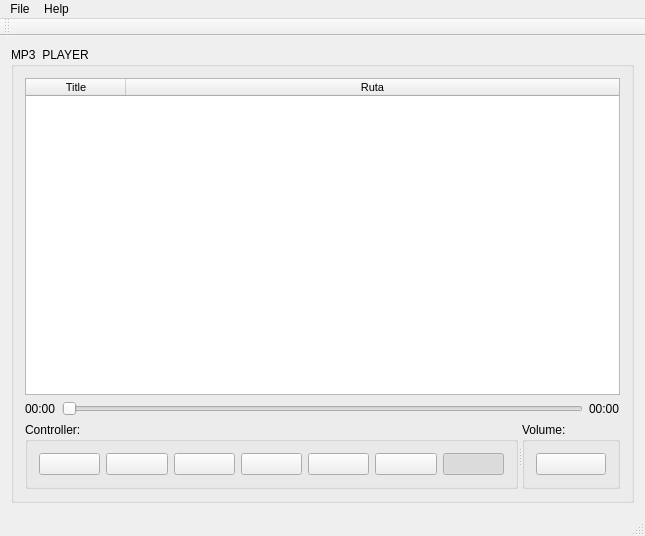
<?xml version="1.0" encoding="UTF-8"?>
<ui version="4.0">
 <class>MainWindow</class>
 <widget class="QMainWindow" name="MainWindow">
  <property name="geometry">
   <rect>
    <x>0</x>
    <y>0</y>
    <width>645</width>
    <height>536</height>
   </rect>
  </property>
  <property name="windowTitle">
   <string>MP3 Player - by shell0 v.1</string>
  </property>
  <property name="windowIcon">
   <iconset resource="resources.qrc">
    <normaloff>:/Icons/icons/Audio Wave-24.png</normaloff>:/Icons/icons/Audio Wave-24.png</iconset>
  </property>
  <widget class="QWidget" name="centralWidget">
   <layout class="QVBoxLayout" name="verticalLayout">
    <item>
     <widget class="QGroupBox" name="groupBox">
      <property name="title">
       <string>MP3  PLAYER</string>
      </property>
      <layout class="QVBoxLayout" name="verticalLayout_2">
       <item>
        <widget class="QTableWidget" name="TablePlayList">
         <property name="font">
          <font>
           <pointsize>8</pointsize>
          </font>
         </property>
         <property name="contextMenuPolicy">
          <enum>Qt::ActionsContextMenu</enum>
         </property>
         <property name="sizeAdjustPolicy">
          <enum>QAbstractScrollArea::AdjustToContents</enum>
         </property>
         <property name="dragDropMode">
          <enum>QAbstractItemView::DragDrop</enum>
         </property>
         <property name="alternatingRowColors">
          <bool>true</bool>
         </property>
         <property name="selectionMode">
          <enum>QAbstractItemView::SingleSelection</enum>
         </property>
         <property name="selectionBehavior">
          <enum>QAbstractItemView::SelectRows</enum>
         </property>
         <property name="gridStyle">
          <enum>Qt::SolidLine</enum>
         </property>
         <property name="sortingEnabled">
          <bool>true</bool>
         </property>
         <property name="wordWrap">
          <bool>true</bool>
         </property>
         <property name="cornerButtonEnabled">
          <bool>false</bool>
         </property>
         <property name="rowCount">
          <number>0</number>
         </property>
         <property name="columnCount">
          <number>2</number>
         </property>
         <attribute name="horizontalHeaderStretchLastSection">
          <bool>true</bool>
         </attribute>
         <column>
          <property name="text">
           <string>Title</string>
          </property>
         </column>
         <column>
          <property name="text">
           <string>Ruta</string>
          </property>
         </column>
        </widget>
       </item>
       <item>
        <layout class="QHBoxLayout" name="horizontalLayout_3">
         <item>
          <widget class="QLabel" name="lblTimeElsp">
           <property name="text">
            <string>00:00</string>
           </property>
          </widget>
         </item>
         <item>
          <widget class="QSlider" name="SeekSlider">
           <property name="maximum">
            <number>100</number>
           </property>
           <property name="orientation">
            <enum>Qt::Horizontal</enum>
           </property>
          </widget>
         </item>
         <item>
          <widget class="QLabel" name="lblTimeRemaining">
           <property name="text">
            <string>00:00</string>
           </property>
          </widget>
         </item>
        </layout>
       </item>
       <item>
        <widget class="QSplitter" name="splitter">
         <property name="orientation">
          <enum>Qt::Horizontal</enum>
         </property>
         <widget class="QGroupBox" name="groupBox_3">
          <property name="title">
           <string>Controller:</string>
          </property>
          <layout class="QHBoxLayout" name="horizontalLayout_2">
           <item>
            <widget class="QPushButton" name="btnShuffel">
             <property name="text">
              <string/>
             </property>
             <property name="icon">
              <iconset resource="resources.qrc">
               <normaloff>:/Icons/icons/Shuffle-32.png</normaloff>:/Icons/icons/Shuffle-32.png</iconset>
             </property>
             <property name="iconSize">
              <size>
               <width>18</width>
               <height>18</height>
              </size>
             </property>
             <property name="checkable">
              <bool>true</bool>
             </property>
            </widget>
           </item>
           <item>
            <widget class="QPushButton" name="btnPrev">
             <property name="text">
              <string/>
             </property>
             <property name="icon">
              <iconset resource="resources.qrc">
               <normaloff>:/Icons/icons/Fast Backward-32.png</normaloff>:/Icons/icons/Fast Backward-32.png</iconset>
             </property>
             <property name="iconSize">
              <size>
               <width>18</width>
               <height>18</height>
              </size>
             </property>
            </widget>
           </item>
           <item>
            <widget class="QPushButton" name="btnPlay">
             <property name="text">
              <string/>
             </property>
             <property name="icon">
              <iconset resource="resources.qrc">
               <normaloff>:/Icons/icons/Play-32.png</normaloff>:/Icons/icons/Play-32.png</iconset>
             </property>
             <property name="iconSize">
              <size>
               <width>18</width>
               <height>18</height>
              </size>
             </property>
            </widget>
           </item>
           <item>
            <widget class="QPushButton" name="btnStop">
             <property name="text">
              <string/>
             </property>
             <property name="icon">
              <iconset resource="resources.qrc">
               <normaloff>:/Icons/icons/Stop-24.png</normaloff>:/Icons/icons/Stop-24.png</iconset>
             </property>
             <property name="iconSize">
              <size>
               <width>18</width>
               <height>18</height>
              </size>
             </property>
            </widget>
           </item>
           <item>
            <widget class="QPushButton" name="btnPause">
             <property name="text">
              <string/>
             </property>
             <property name="icon">
              <iconset resource="resources.qrc">
               <normaloff>:/Icons/icons/Pause-32.png</normaloff>:/Icons/icons/Pause-32.png</iconset>
             </property>
             <property name="iconSize">
              <size>
               <width>18</width>
               <height>18</height>
              </size>
             </property>
             <property name="checkable">
              <bool>true</bool>
             </property>
            </widget>
           </item>
           <item>
            <widget class="QPushButton" name="btnNext">
             <property name="text">
              <string/>
             </property>
             <property name="icon">
              <iconset resource="resources.qrc">
               <normaloff>:/Icons/icons/Fast Forward-32.png</normaloff>:/Icons/icons/Fast Forward-32.png</iconset>
             </property>
             <property name="iconSize">
              <size>
               <width>18</width>
               <height>18</height>
              </size>
             </property>
            </widget>
           </item>
           <item>
            <widget class="QPushButton" name="btnRepeat">
             <property name="text">
              <string/>
             </property>
             <property name="icon">
              <iconset resource="resources.qrc">
               <normaloff>:/Icons/icons/Repeat-32.png</normaloff>:/Icons/icons/Repeat-32.png</iconset>
             </property>
             <property name="iconSize">
              <size>
               <width>18</width>
               <height>18</height>
              </size>
             </property>
             <property name="checkable">
              <bool>true</bool>
             </property>
             <property name="checked">
              <bool>true</bool>
             </property>
            </widget>
           </item>
          </layout>
         </widget>
         <widget class="QGroupBox" name="groupBox_2">
          <property name="title">
           <string>Volume:</string>
          </property>
          <layout class="QHBoxLayout" name="horizontalLayout">
           <item>
            <widget class="QPushButton" name="btnMute">
             <property name="text">
              <string/>
             </property>
             <property name="icon">
              <iconset resource="resources.qrc">
               <normaloff>:/Icons/icons/Mute-32.png</normaloff>:/Icons/icons/Mute-32.png</iconset>
             </property>
             <property name="iconSize">
              <size>
               <width>16</width>
               <height>16</height>
              </size>
             </property>
             <property name="checkable">
              <bool>true</bool>
             </property>
             <property name="autoRepeat">
              <bool>false</bool>
             </property>
             <property name="flat">
              <bool>false</bool>
             </property>
            </widget>
           </item>
          </layout>
         </widget>
        </widget>
       </item>
      </layout>
     </widget>
    </item>
   </layout>
  </widget>
  <widget class="QMenuBar" name="menuBar">
   <property name="geometry">
    <rect>
     <x>0</x>
     <y>0</y>
     <width>645</width>
     <height>22</height>
    </rect>
   </property>
   <widget class="QMenu" name="menuFile">
    <property name="title">
     <string>File</string>
    </property>
    <addaction name="actionAdd_files"/>
    <addaction name="separator"/>
   </widget>
   <widget class="QMenu" name="menuHelp">
    <property name="title">
     <string>Help</string>
    </property>
    <addaction name="actionAbout_Me"/>
   </widget>
   <addaction name="menuFile"/>
   <addaction name="menuHelp"/>
  </widget>
  <widget class="QToolBar" name="mainToolBar">
   <attribute name="toolBarArea">
    <enum>TopToolBarArea</enum>
   </attribute>
   <attribute name="toolBarBreak">
    <bool>false</bool>
   </attribute>
  </widget>
  <widget class="QStatusBar" name="statusBar"/>
  <action name="actionAdd_files">
   <property name="icon">
    <iconset resource="resources.qrc">
     <normaloff>:/Icons/icons/Plus Math-16.png</normaloff>:/Icons/icons/Plus Math-16.png</iconset>
   </property>
   <property name="text">
    <string>Add New Files</string>
   </property>
   <property name="toolTip">
    <string>Add new files to playlist</string>
   </property>
   <property name="shortcut">
    <string>Ctrl+A</string>
   </property>
  </action>
  <action name="actionAbout_Me">
   <property name="text">
    <string>About Me</string>
   </property>
  </action>
  <action name="actionRemove_File">
   <property name="icon">
    <iconset resource="resources.qrc">
     <normaloff>:/Icons/icons/Minus-16.png</normaloff>:/Icons/icons/Minus-16.png</iconset>
   </property>
   <property name="text">
    <string>Remove File</string>
   </property>
   <property name="toolTip">
    <string>Remove File from List</string>
   </property>
   <property name="shortcut">
    <string>Ctrl+D</string>
   </property>
  </action>
  <action name="actionAdd_to_Queue">
   <property name="text">
    <string>Add to Queue</string>
   </property>
   <property name="toolTip">
    <string>Add to Queue to play next</string>
   </property>
   <property name="shortcut">
    <string>Ctrl+Q</string>
   </property>
  </action>
  <action name="actionPlay_Selected">
   <property name="icon">
    <iconset resource="resources.qrc">
     <normaloff>:/Icons/icons/Play-16.png</normaloff>:/Icons/icons/Play-16.png</iconset>
   </property>
   <property name="text">
    <string>Play Selected</string>
   </property>
   <property name="toolTip">
    <string>Play Selected file</string>
   </property>
   <property name="shortcut">
    <string>Ctrl+P</string>
   </property>
  </action>
  <action name="actionCopy_to_Clipboard">
   <property name="text">
    <string>Copy to Clipboard</string>
   </property>
   <property name="toolTip">
    <string>Copy contents to Clipboard</string>
   </property>
   <property name="shortcut">
    <string>Ctrl+C</string>
   </property>
  </action>
  <action name="actionClear_all">
   <property name="icon">
    <iconset resource="resources.qrc">
     <normaloff>:/Icons/icons/Delete-16.png</normaloff>:/Icons/icons/Delete-16.png</iconset>
   </property>
   <property name="text">
    <string>Clear all</string>
   </property>
   <property name="toolTip">
    <string>Clear the playlist</string>
   </property>
   <property name="shortcut">
    <string>Ctrl+R</string>
   </property>
  </action>
 </widget>
 <layoutdefault spacing="6" margin="11"/>
 <resources>
  <include location="resources.qrc"/>
 </resources>
 <connections/>
</ui>
